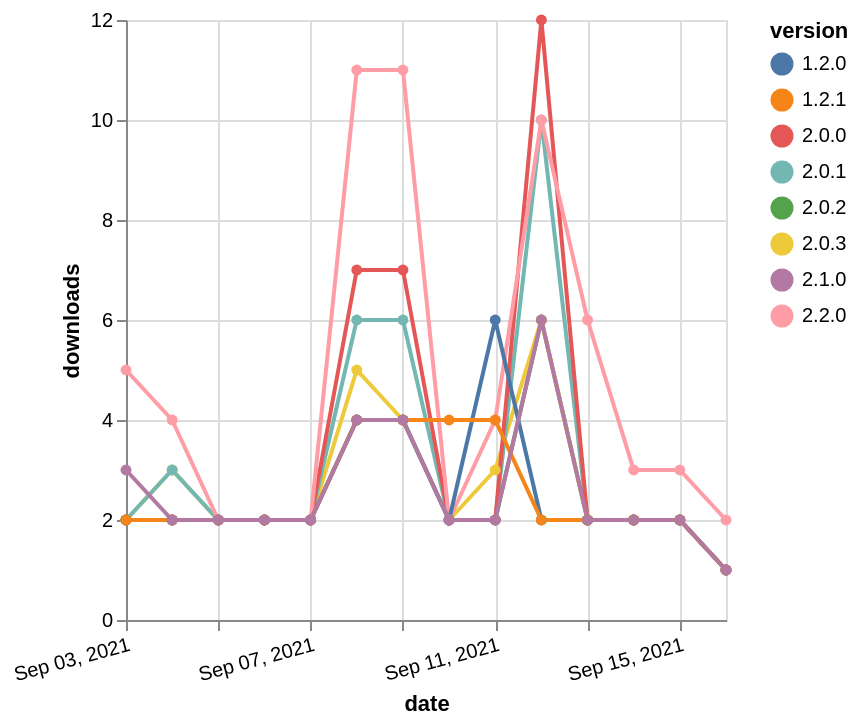

This figure's Vega-Lite source:
### Vega-Lite specification from a JSON file in a GitHub repository (floating-point values rounded to 4 significant figures)
{"$schema": "https://vega.github.io/schema/vega-lite/v5.json", "description": "A simple bar chart with embedded data.", "data": {"values": [{"date": "2021-09-03", "total": 1668, "delta": 2, "version": "2.0.2"}, {"date": "2021-09-04", "total": 1670, "delta": 2, "version": "2.0.2"}, {"date": "2021-09-05", "total": 1672, "delta": 2, "version": "2.0.2"}, {"date": "2021-09-06", "total": 1674, "delta": 2, "version": "2.0.2"}, {"date": "2021-09-07", "total": 1676, "delta": 2, "version": "2.0.2"}, {"date": "2021-09-08", "total": 1680, "delta": 4, "version": "2.0.2"}, {"date": "2021-09-09", "total": 1684, "delta": 4, "version": "2.0.2"}, {"date": "2021-09-10", "total": 1686, "delta": 2, "version": "2.0.2"}, {"date": "2021-09-11", "total": 1688, "delta": 2, "version": "2.0.2"}, {"date": "2021-09-12", "total": 1694, "delta": 6, "version": "2.0.2"}, {"date": "2021-09-13", "total": 1696, "delta": 2, "version": "2.0.2"}, {"date": "2021-09-14", "total": 1698, "delta": 2, "version": "2.0.2"}, {"date": "2021-09-15", "total": 1700, "delta": 2, "version": "2.0.2"}, {"date": "2021-09-16", "total": 1701, "delta": 1, "version": "2.0.2"}, {"date": "2021-09-03", "total": 1794, "delta": 2, "version": "2.0.3"}, {"date": "2021-09-04", "total": 1797, "delta": 3, "version": "2.0.3"}, {"date": "2021-09-05", "total": 1799, "delta": 2, "version": "2.0.3"}, {"date": "2021-09-06", "total": 1801, "delta": 2, "version": "2.0.3"}, {"date": "2021-09-07", "total": 1803, "delta": 2, "version": "2.0.3"}, {"date": "2021-09-08", "total": 1808, "delta": 5, "version": "2.0.3"}, {"date": "2021-09-09", "total": 1812, "delta": 4, "version": "2.0.3"}, {"date": "2021-09-10", "total": 1814, "delta": 2, "version": "2.0.3"}, {"date": "2021-09-11", "total": 1817, "delta": 3, "version": "2.0.3"}, {"date": "2021-09-12", "total": 1823, "delta": 6, "version": "2.0.3"}, {"date": "2021-09-13", "total": 1825, "delta": 2, "version": "2.0.3"}, {"date": "2021-09-14", "total": 1827, "delta": 2, "version": "2.0.3"}, {"date": "2021-09-15", "total": 1829, "delta": 2, "version": "2.0.3"}, {"date": "2021-09-16", "total": 1830, "delta": 1, "version": "2.0.3"}, {"date": "2021-09-03", "total": 3499, "delta": 2, "version": "2.0.1"}, {"date": "2021-09-04", "total": 3502, "delta": 3, "version": "2.0.1"}, {"date": "2021-09-05", "total": 3504, "delta": 2, "version": "2.0.1"}, {"date": "2021-09-06", "total": 3506, "delta": 2, "version": "2.0.1"}, {"date": "2021-09-07", "total": 3508, "delta": 2, "version": "2.0.1"}, {"date": "2021-09-08", "total": 3514, "delta": 6, "version": "2.0.1"}, {"date": "2021-09-09", "total": 3520, "delta": 6, "version": "2.0.1"}, {"date": "2021-09-10", "total": 3522, "delta": 2, "version": "2.0.1"}, {"date": "2021-09-11", "total": 3524, "delta": 2, "version": "2.0.1"}, {"date": "2021-09-12", "total": 3534, "delta": 10, "version": "2.0.1"}, {"date": "2021-09-13", "total": 3536, "delta": 2, "version": "2.0.1"}, {"date": "2021-09-14", "total": 3538, "delta": 2, "version": "2.0.1"}, {"date": "2021-09-15", "total": 3540, "delta": 2, "version": "2.0.1"}, {"date": "2021-09-16", "total": 3541, "delta": 1, "version": "2.0.1"}, {"date": "2021-09-03", "total": 4543, "delta": 2, "version": "2.0.0"}, {"date": "2021-09-04", "total": 4545, "delta": 2, "version": "2.0.0"}, {"date": "2021-09-05", "total": 4547, "delta": 2, "version": "2.0.0"}, {"date": "2021-09-06", "total": 4549, "delta": 2, "version": "2.0.0"}, {"date": "2021-09-07", "total": 4551, "delta": 2, "version": "2.0.0"}, {"date": "2021-09-08", "total": 4558, "delta": 7, "version": "2.0.0"}, {"date": "2021-09-09", "total": 4565, "delta": 7, "version": "2.0.0"}, {"date": "2021-09-10", "total": 4567, "delta": 2, "version": "2.0.0"}, {"date": "2021-09-11", "total": 4569, "delta": 2, "version": "2.0.0"}, {"date": "2021-09-12", "total": 4581, "delta": 12, "version": "2.0.0"}, {"date": "2021-09-13", "total": 4583, "delta": 2, "version": "2.0.0"}, {"date": "2021-09-14", "total": 4585, "delta": 2, "version": "2.0.0"}, {"date": "2021-09-15", "total": 4587, "delta": 2, "version": "2.0.0"}, {"date": "2021-09-16", "total": 4588, "delta": 1, "version": "2.0.0"}, {"date": "2021-09-03", "total": 1731, "delta": 5, "version": "2.2.0"}, {"date": "2021-09-04", "total": 1735, "delta": 4, "version": "2.2.0"}, {"date": "2021-09-05", "total": 1737, "delta": 2, "version": "2.2.0"}, {"date": "2021-09-06", "total": 1739, "delta": 2, "version": "2.2.0"}, {"date": "2021-09-07", "total": 1741, "delta": 2, "version": "2.2.0"}, {"date": "2021-09-08", "total": 1752, "delta": 11, "version": "2.2.0"}, {"date": "2021-09-09", "total": 1763, "delta": 11, "version": "2.2.0"}, {"date": "2021-09-10", "total": 1765, "delta": 2, "version": "2.2.0"}, {"date": "2021-09-11", "total": 1769, "delta": 4, "version": "2.2.0"}, {"date": "2021-09-12", "total": 1779, "delta": 10, "version": "2.2.0"}, {"date": "2021-09-13", "total": 1785, "delta": 6, "version": "2.2.0"}, {"date": "2021-09-14", "total": 1788, "delta": 3, "version": "2.2.0"}, {"date": "2021-09-15", "total": 1791, "delta": 3, "version": "2.2.0"}, {"date": "2021-09-16", "total": 1793, "delta": 2, "version": "2.2.0"}, {"date": "2021-09-03", "total": 3208, "delta": 2, "version": "1.2.0"}, {"date": "2021-09-04", "total": 3210, "delta": 2, "version": "1.2.0"}, {"date": "2021-09-05", "total": 3212, "delta": 2, "version": "1.2.0"}, {"date": "2021-09-06", "total": 3214, "delta": 2, "version": "1.2.0"}, {"date": "2021-09-07", "total": 3216, "delta": 2, "version": "1.2.0"}, {"date": "2021-09-08", "total": 3220, "delta": 4, "version": "1.2.0"}, {"date": "2021-09-09", "total": 3224, "delta": 4, "version": "1.2.0"}, {"date": "2021-09-10", "total": 3226, "delta": 2, "version": "1.2.0"}, {"date": "2021-09-11", "total": 3232, "delta": 6, "version": "1.2.0"}, {"date": "2021-09-12", "total": 3234, "delta": 2, "version": "1.2.0"}, {"date": "2021-09-13", "total": 3236, "delta": 2, "version": "1.2.0"}, {"date": "2021-09-14", "total": 3238, "delta": 2, "version": "1.2.0"}, {"date": "2021-09-15", "total": 3240, "delta": 2, "version": "1.2.0"}, {"date": "2021-09-16", "total": 3241, "delta": 1, "version": "1.2.0"}, {"date": "2021-09-03", "total": 3529, "delta": 2, "version": "1.2.1"}, {"date": "2021-09-04", "total": 3531, "delta": 2, "version": "1.2.1"}, {"date": "2021-09-05", "total": 3533, "delta": 2, "version": "1.2.1"}, {"date": "2021-09-06", "total": 3535, "delta": 2, "version": "1.2.1"}, {"date": "2021-09-07", "total": 3537, "delta": 2, "version": "1.2.1"}, {"date": "2021-09-08", "total": 3541, "delta": 4, "version": "1.2.1"}, {"date": "2021-09-09", "total": 3545, "delta": 4, "version": "1.2.1"}, {"date": "2021-09-10", "total": 3549, "delta": 4, "version": "1.2.1"}, {"date": "2021-09-11", "total": 3553, "delta": 4, "version": "1.2.1"}, {"date": "2021-09-12", "total": 3555, "delta": 2, "version": "1.2.1"}, {"date": "2021-09-13", "total": 3557, "delta": 2, "version": "1.2.1"}, {"date": "2021-09-14", "total": 3559, "delta": 2, "version": "1.2.1"}, {"date": "2021-09-15", "total": 3561, "delta": 2, "version": "1.2.1"}, {"date": "2021-09-16", "total": 3562, "delta": 1, "version": "1.2.1"}, {"date": "2021-09-03", "total": 1188, "delta": 3, "version": "2.1.0"}, {"date": "2021-09-04", "total": 1190, "delta": 2, "version": "2.1.0"}, {"date": "2021-09-05", "total": 1192, "delta": 2, "version": "2.1.0"}, {"date": "2021-09-06", "total": 1194, "delta": 2, "version": "2.1.0"}, {"date": "2021-09-07", "total": 1196, "delta": 2, "version": "2.1.0"}, {"date": "2021-09-08", "total": 1200, "delta": 4, "version": "2.1.0"}, {"date": "2021-09-09", "total": 1204, "delta": 4, "version": "2.1.0"}, {"date": "2021-09-10", "total": 1206, "delta": 2, "version": "2.1.0"}, {"date": "2021-09-11", "total": 1208, "delta": 2, "version": "2.1.0"}, {"date": "2021-09-12", "total": 1214, "delta": 6, "version": "2.1.0"}, {"date": "2021-09-13", "total": 1216, "delta": 2, "version": "2.1.0"}, {"date": "2021-09-14", "total": 1218, "delta": 2, "version": "2.1.0"}, {"date": "2021-09-15", "total": 1220, "delta": 2, "version": "2.1.0"}, {"date": "2021-09-16", "total": 1221, "delta": 1, "version": "2.1.0"}]}, "width": "container", "mark": {"type": "line", "point": {"filled": true}}, "encoding": {"x": {"field": "date", "type": "temporal", "timeUnit": "yearmonthdate", "title": "date", "axis": {"labelAngle": -15}}, "y": {"field": "delta", "type": "quantitative", "title": "downloads"}, "color": {"field": "version", "type": "nominal"}, "tooltip": {"field": "delta"}}}
